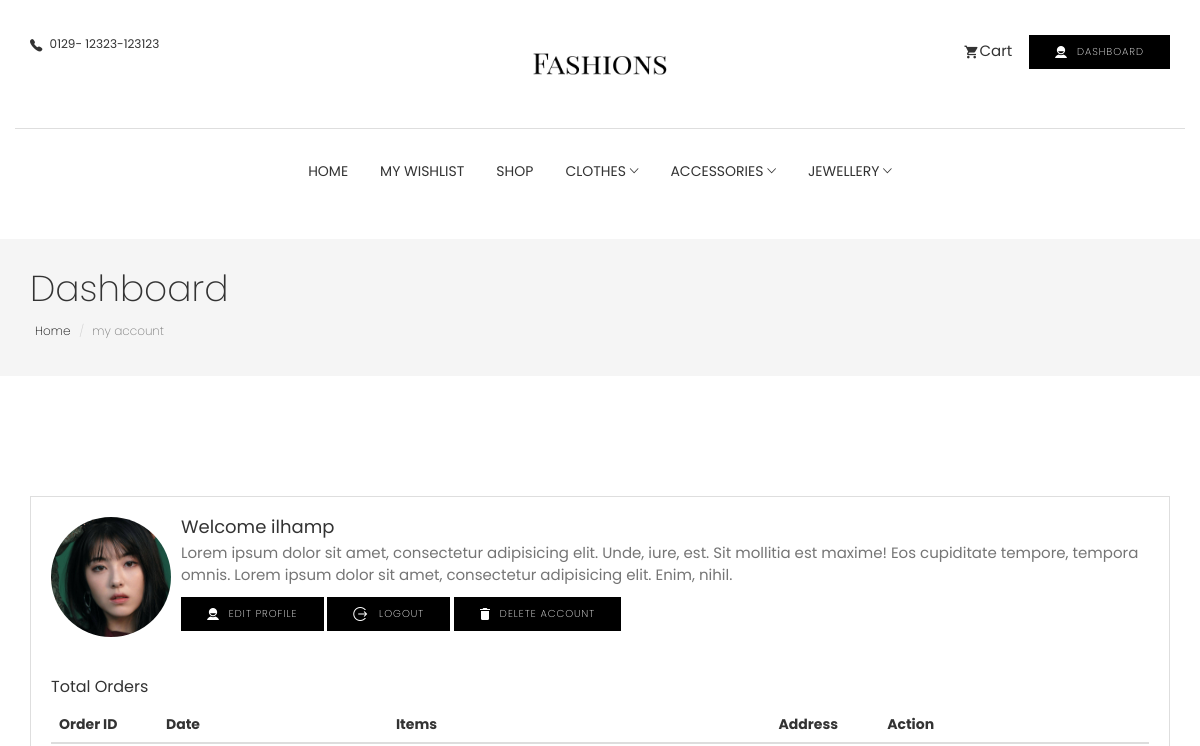
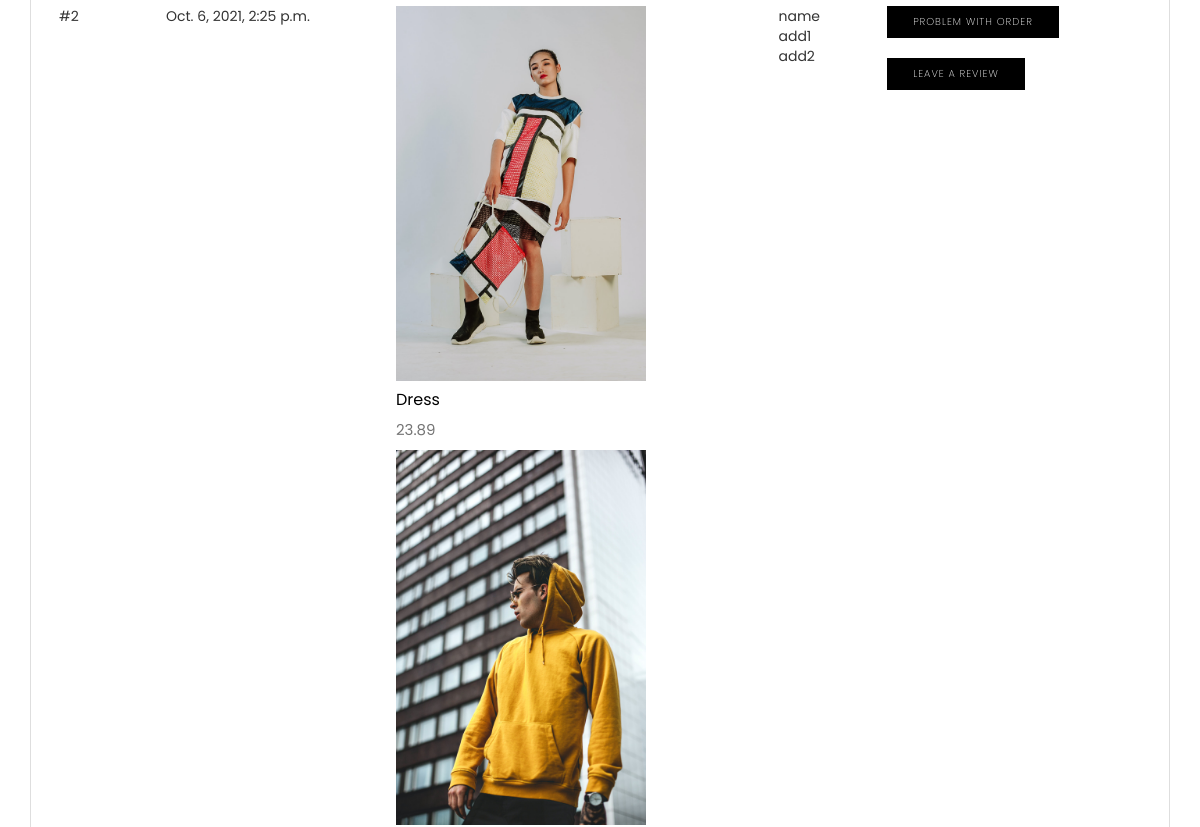
Before: /account/dashboard/ (signed in, upper part) with the older database file (2 pictures, top to bottom).
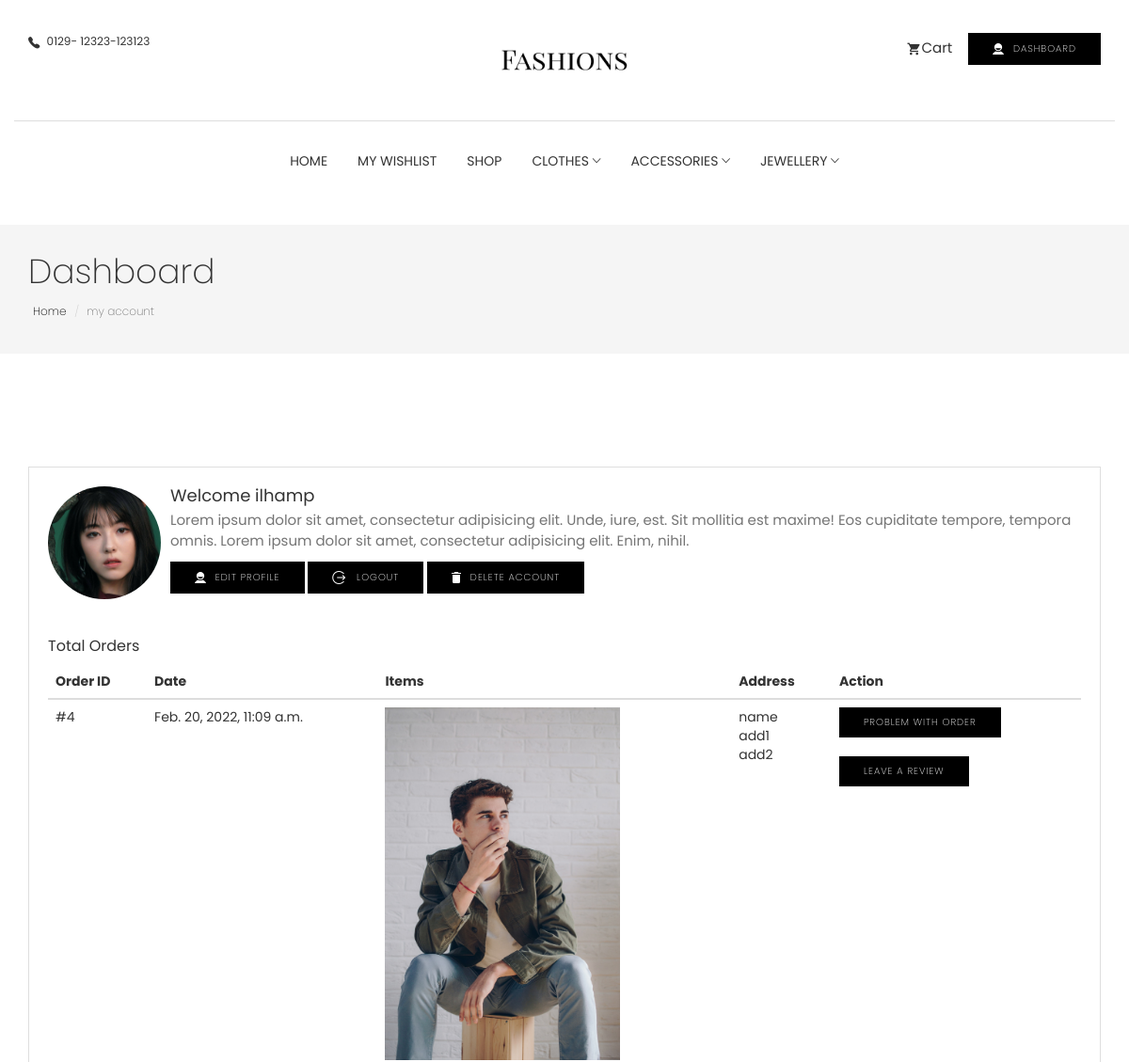
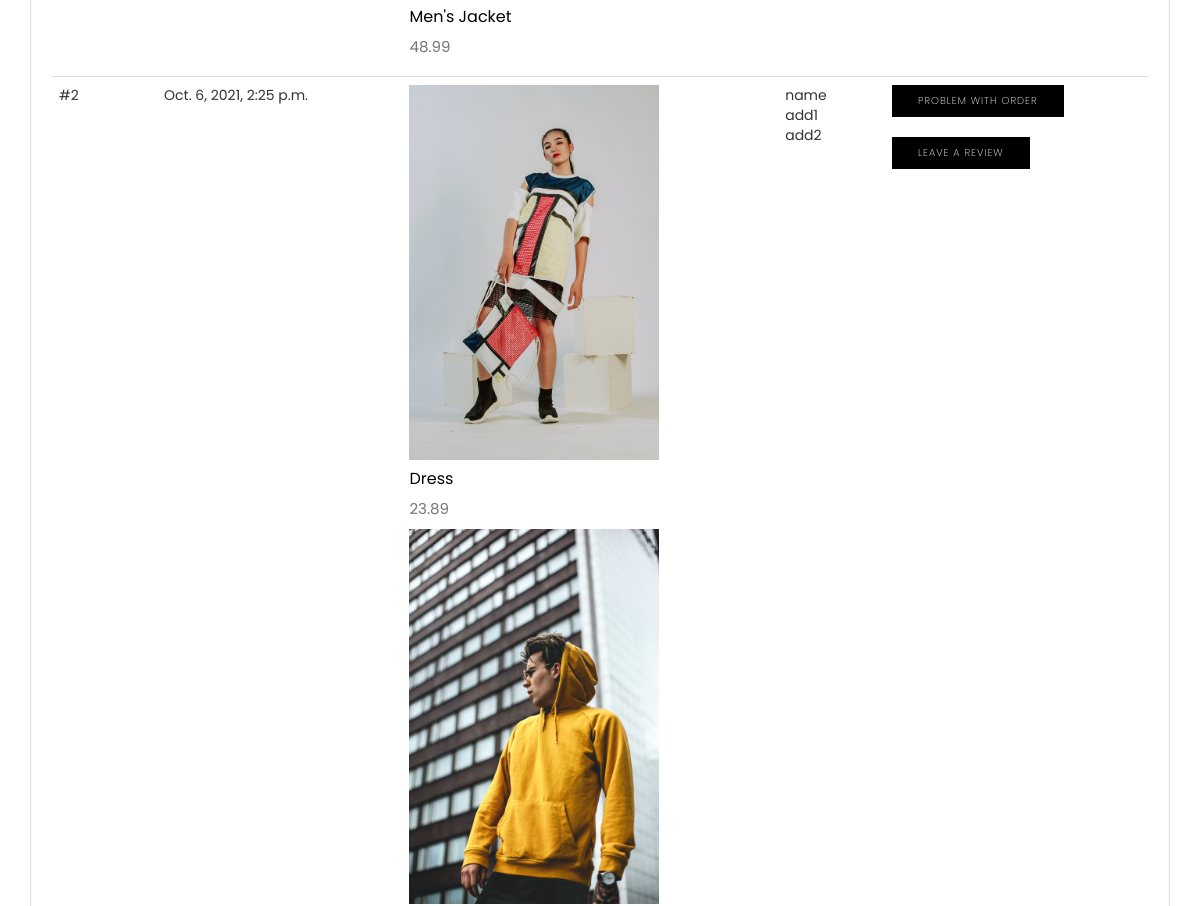
After: the same page with the newer database file (2 pictures, top to bottom).
### order/models.py (models this page shows, shortened)
class Order(models.Model):
    user = models.ForeignKey(settings.AUTH_USER_MODEL, on_delete=models.CASCADE, related_name='order_user')
    full_name = models.CharField(max_length=50)
    address1 = models.CharField(max_length=250)
    address2 = models.CharField(max_length=250)
    city = models.CharField(max_length=100)
    phone = models.CharField(max_length=100)
    post_code = models.CharField(max_length=20)
    created = models.DateTimeField(auto_now_add=True)
    updated = models.DateTimeField(auto_now=True)
    total_paid = models.DecimalField(max_digits=5, decimal_places=2)
    order_key = models.CharField(max_length=200)
    billing_status = models.BooleanField(default=False)
    class Meta:
        ordering = ('-created',)

class OrderItem(models.Model):
    order = models.ForeignKey(Order,
                              related_name='items',
                              on_delete=models.CASCADE)
    product = models.ForeignKey(Product,
                                related_name='order_items',
                                on_delete=models.CASCADE)
    price = models.DecimalField(max_digits=5, decimal_places=2)
    quantity = models.PositiveIntegerField(default=1)

### store/models.py (models this page shows, shortened)
class Product(models.Model):
    category = models.ForeignKey(Category, related_name='product', on_delete=models.CASCADE)
    created_by = models.ForeignKey(settings.AUTH_USER_MODEL, on_delete=models.CASCADE, related_name='product_creator')
    title = models.CharField(max_length=255)
    author = models.CharField(max_length=255, default='admin')
    description = models.TextField(blank=True)
    image = models.ImageField(upload_to='images/', default='images/defaults.jpg')
    slug = models.SlugField(max_length=255)
    price = models.DecimalField(max_digits=4, decimal_places=2)
    in_stock = models.BooleanField(default=True)
    is_active = models.BooleanField(default=True)
    created = models.DateTimeField(auto_now_add=True)
    updated = models.DateTimeField(auto_now=True)
    objects = models.Manager()
    products = ProductManager()
    class Meta:
        verbose_name_plural = 'Products'
        ordering = ('-created',)
    def get_absolute_url(self):
        return reverse('store:product_detail', args=[self.slug])

### account/views.py (the view)
# urls.py: path('dashboard/', views.dashboard, name='dashboard'),
@login_required
def dashboard(request):
    orders = user_orders(request)
    return render(request, 'account/user/dashboard.html', {'orders': orders})

### account/models.py (called while the page is built)
    def __str__(self):
        return self.user_name

### basket/basket.py (called while the page is built)
    def __len__(self):
        return sum(item['qty'] for item in self.basket.values())

    def get_total_price(self):
        subtotal = sum(Decimal(item['price']) * item['qty'] for item in self.basket.values())
        if subtotal == 0:
            shipping = Decimal(0.00)
        else:
            shipping = Decimal(11.50)
        total = subtotal + Decimal(shipping)
        return total

### basket/context_processors.py (called while the page is built)
def basket(request):
    basket = Basket(request)
    total_price = basket.get_total_price()
    return {'basket': basket, 'basket_total_price': total_price}

### order/views.py (called while the page is built)
def user_orders(request):
    user_id = request.user.id
    orders = Order.objects.filter(user_id=user_id)
    return orders

### store/context_processors.py (called while the page is built)
def categories(request):
    return {
        'categories': Category.objects.all()
    }

### store/models.py (called while the page is built)
    def get_absolute_url(self):
        return reverse('store:category_list', args=[self.slug])

### templates/account/user/dashboard.html (shortened to what this page needs)
{% extends "../../store/base.html" %}
{% load static %}
{% block content %}
<section class="page-header">
  <div class="container">
    <div class="row">
      <div class="col-md-12">
        <div class="content">
          <h1 class="page-name">Dashboard</h1>
          <ol class="breadcrumb">
            <li><a href="{% url 'store:all_product' %}">Home</a></li>
            <li class="active">my account</li>
          </ol>
        </div>
      </div>
    </div>
  </div>
</section>
<section class="user-dashboard page-wrapper">
  <div class="container">
    <div class="row">
      <div class="col-md-12">
        <div class="dashboard-wrapper user-dashboard">
          <div class="media">
						<div class="pull-left">
							<img class="media-object user-img" src="{{ user.profile.url }}" alt="Image">
						</div>
						<div class="media-body">
							<h2 class="media-heading">Welcome {{ user }}</h2>
							<p>Lorem ipsum dolor sit amet, consectetur adipisicing elit. Unde, iure, est. Sit mollitia est maxime! Eos
								cupiditate tempore, tempora omnis. Lorem ipsum dolor sit amet, consectetur adipisicing elit. Enim, nihil. </p>
						</div>
            <a href="{% url 'account:edit_details' %}" class="btn btn-main btn-icon btn-small"><i
              class="tf-ion-android-contact"></i> Edit Profile</a>
            <a href="{% url 'account:logout' %}" class="btn btn-main btn-icon btn-small"><i
              class="tf-ion-log-out"></i> logout</a>
            <a href="{% url 'account:delete_user' %}" class="btn btn-main btn-icon btn-small"><i
              class="tf-ion-android-delete"></i> Delete Account</a>
					</div>
          <br>
          <div class="total-order mt-20">
            <h4>Total Orders</h4>
            <div class="table-responsive">
              <table class="table">
                <thead>
                  <tr>
                    <th>Order ID</th>
                    <th>Date</th>
                    <th>Items</th>
                    <th>Address</th>
                    <th>Action</th>
                  </tr>
                </thead>
                <tbody>
                  {% for order in orders %}
                  <tr>
                    <td>#{{ order.id }}</td>
                    <td>{{ order.created }}</td>
                    <td>
                      {% for item in order.items.all %}
                      <a href="{{item.product.get_absolute_url}}">
                        <img class="img-fluid" style="width:250px" src="{{item.product.image.url}}" />
                        <h4>{{ item.product.title}}</h4>
                      </a>
                      <p>{{ item.product.price}}</p>
                      {% endfor %}
                    </td>
                    <td>
                      <ul>
                        <li>{{order.full_name}}</li>
                        <li>{{order.address1}}</li>
                        <li>{{order.address2}}</li>
                      </ul>
                    </td>
                    <td>
                      <button class="btn btn-main text-center btn-small" type="button">Problem with order</button>
                      <br>
                      <br>
                      <button class="btn btn-light text-center btn-small" type="button">Leave a review</button>
                    </td>
                  </tr>
                  {% endfor %}
                </tbody>
              </table>
            </div>
          </div>
        </div>
      </div>
    </div>
  </div>
</section>
{% endblock %}

Changed rows visible on the page:
added Order: id "4", created "Feb. 20, 2022, 11:09 a.m.", full_name "name", address1 "add1", address2 "add2"
added OrderItem: product.image (picture), product "Men's Jacket", product.price "48.99", shown under "4"
